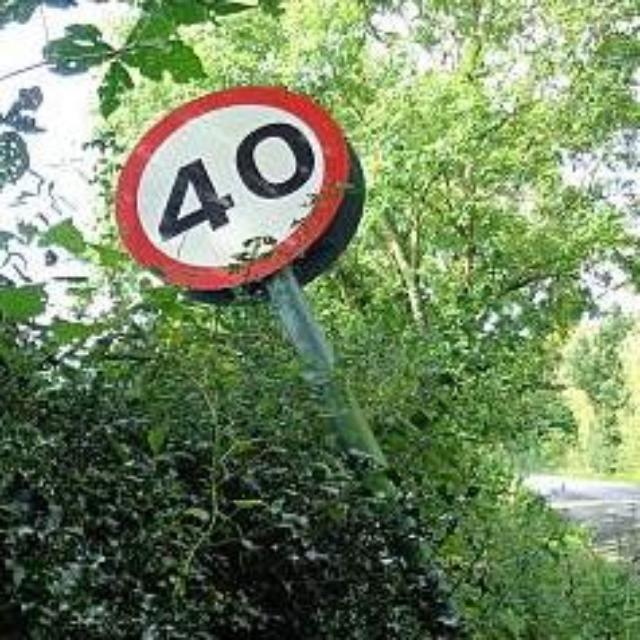
#> input picture 03-Projects/中电科50所/道路病害数据集/Damaged Traffic Signs.v2i.yolov5-obb/test/images/d0008_jpg.rf.c9d72c31eba9b7627305d915b5ee5f89.jpg, 640 x 640 px
$ python -i taskuse6.py   (imports and definitions only)
#> lines starting #> are read from the running program, lines starting #| are printed output that depends on the picture
#> further down, picture is the input picture: shape (640, 640, 3); mean B, G, R 98.6, 134.1, 115.9
import torch
import cv2
import os
from pathlib import Path
import numpy as np
from collections import defaultdict

# 第一部分：图像预处理
def enhance_dark_regions(image):
    """增强暗部区域"""
    lab = cv2.cvtColor(image, cv2.COLOR_BGR2LAB)
#> lab: shape (640, 640, 3); mean of channels 0, 1, 2 134.3, 115.1, 145.1
    l, a, b = cv2.split(lab)
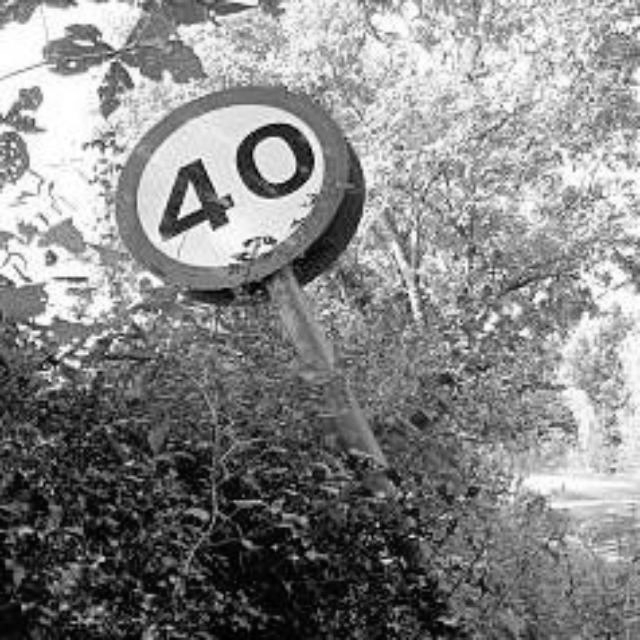
#> l: shape (640, 640); min 0, max 255, mean 134.3
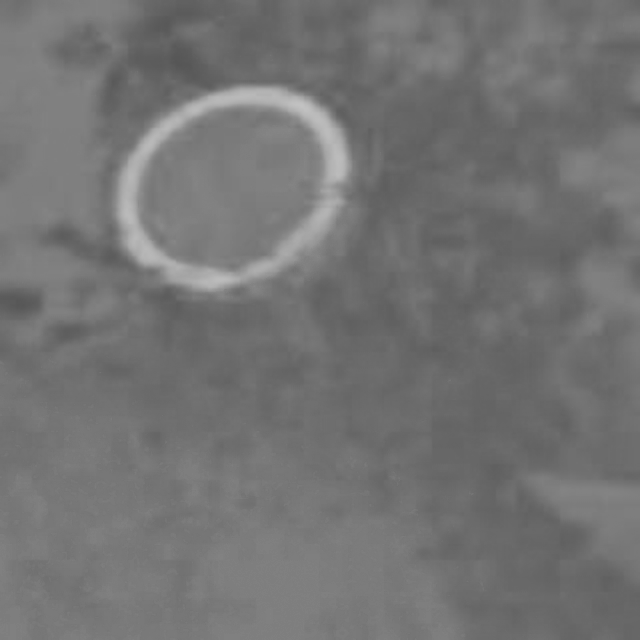
#> a: shape (640, 640); min 86, max 194, mean 115.1
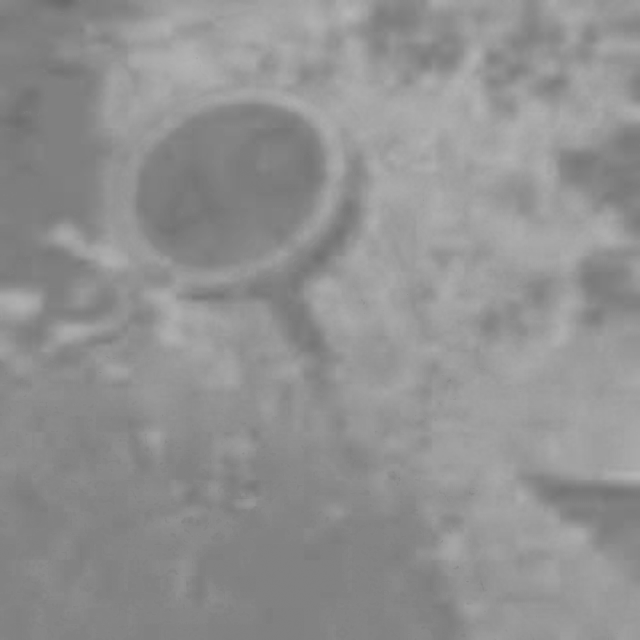
#> b: shape (640, 640); min 105, max 183, mean 145.1

    clahe = cv2.createCLAHE(clipLimit=3.0, tileGridSize=(8,8))
    l_enhanced = clahe.apply(l)
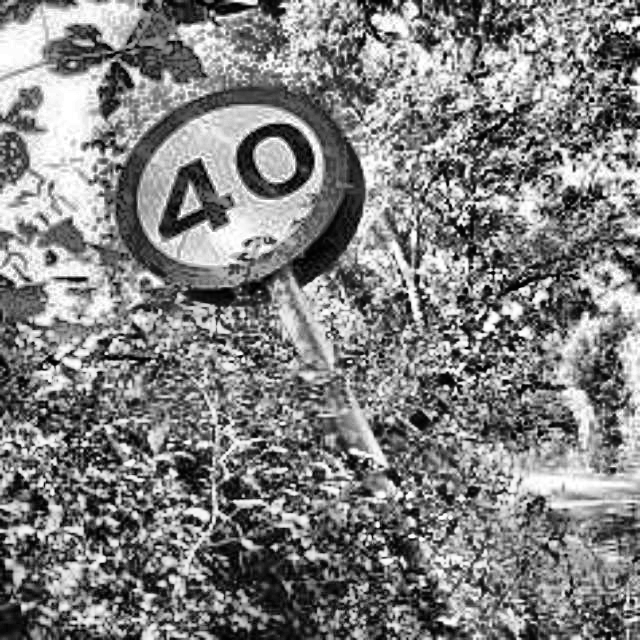
#> l_enhanced: shape (640, 640); min 0, max 255, mean 128.7

    enhanced_lab = cv2.merge([l_enhanced, a, b])
#> enhanced_lab: shape (640, 640, 3); mean of channels 0, 1, 2 128.7, 115.1, 145.1
    enhanced_bgr = cv2.cvtColor(enhanced_lab, cv2.COLOR_LAB2BGR)
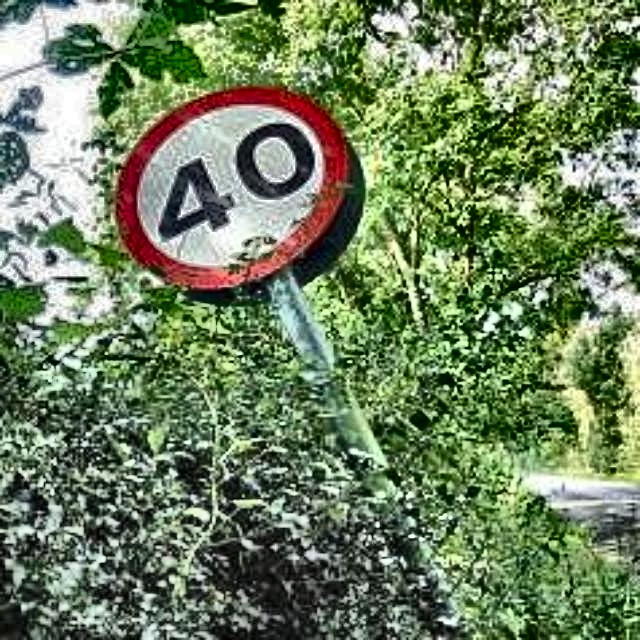
#> enhanced_bgr: shape (640, 640, 3); mean B, G, R 94.9, 128.4, 110.3

    return enhanced_bgr

# 第二部分：多目标跟踪器核心类
class AdvancedStableTracker:
    """增强版稳定性跟踪器（已修复ID重复bug + 暗光检测优化）"""
    # [764 lines left out: functions __init__, extract_feature, calculate_feature_similarity, calculate_center_distance, calculate_iou, calculate_similarity and 7 more, not called in this run]


# [2 lines not run here, left out]

>>> import cv2
>>> picture = cv2.imread('../道路病害数据集/Damaged Traffic Signs.v2i.yolov5-obb/test/images/d0008_jpg.rf.c9d72c31eba9b7627305d915b5ee5f89.jpg')
>>> result = enhance_dark_regions(picture)

$ run again, on 03-Projects/中电科50所/道路病害数据集/Damaged Traffic Signs.v2i.yolov5-obb/test/images/d0022_jpg.rf.e2f7ef92cc4ced8b6dcd7bdb43762526.jpg
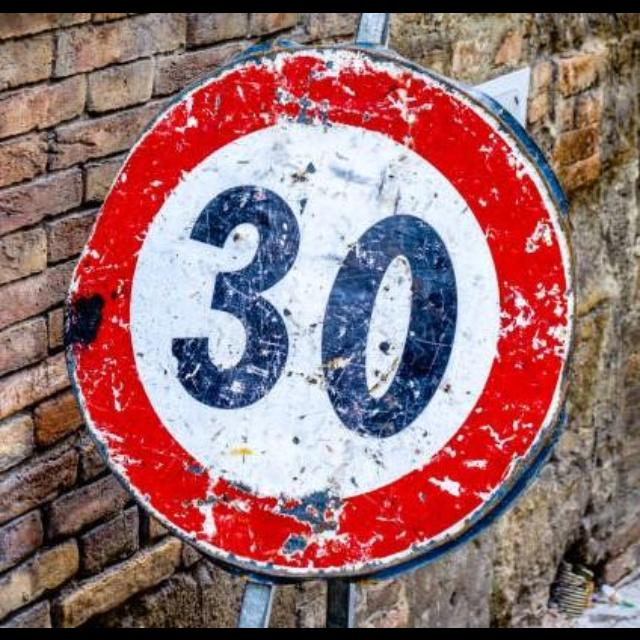
#> input picture 03-Projects/中电科50所/道路病害数据集/Damaged Traffic Signs.v2i.yolov5-obb/test/images/d0022_jpg.rf.e2f7ef92cc4ced8b6dcd7bdb43762526.jpg, 640 x 640 px
#> picture is the input picture: shape (640, 640, 3); mean B, G, R 113.1, 110.6, 148.7
#> lab: shape (640, 640, 3); mean of channels 0, 1, 2 133.3, 142.9, 136.6
#> in enhance_dark_regions, `l_enhanced = clahe.apply(l)`:
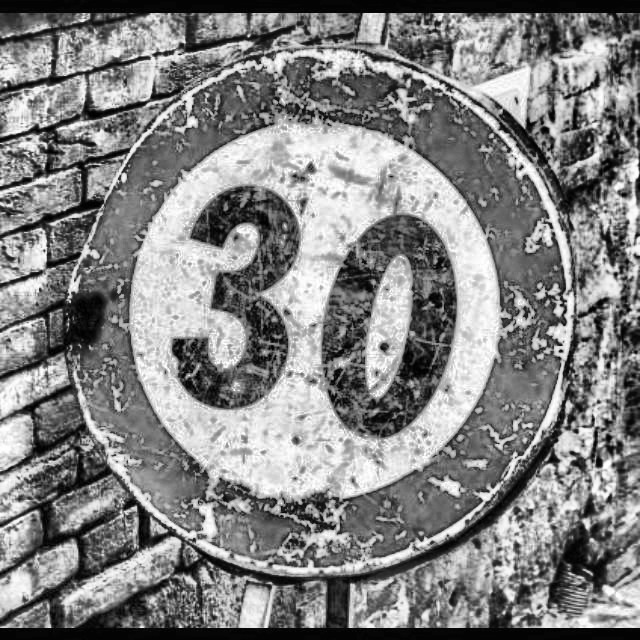
#> l_enhanced: shape (640, 640); min 0, max 255, mean 131.4
#> enhanced_lab: shape (640, 640, 3); mean of channels 0, 1, 2 131.4, 142.9, 136.6
#> in enhance_dark_regions, `enhanced_bgr = cv2.cvtColor(enhanced_lab, cv2.COLOR_LAB2BGR)`:
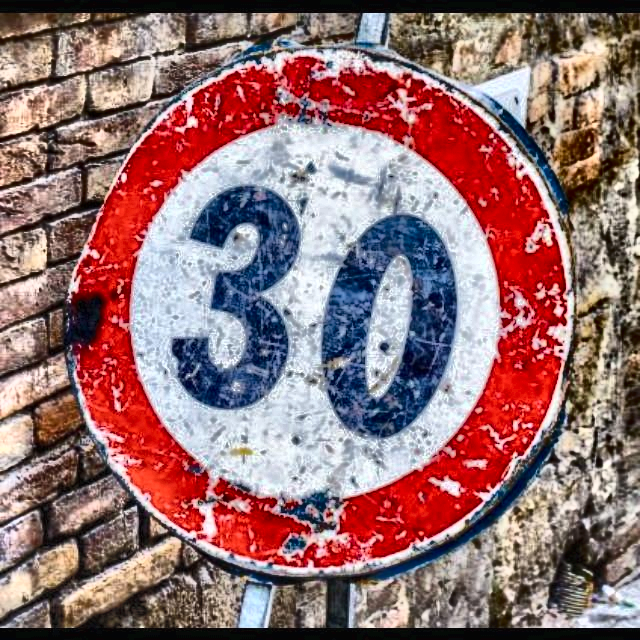
#> enhanced_bgr: shape (640, 640, 3); mean B, G, R 113, 111.3, 146.7

$ run again, on 03-Projects/中电科50所/道路病害数据集/Damaged Traffic Signs.v2i.yolov5-obb/test/images/d0034_jpg.rf.ac31e5114e47bb0eeffb61150fff57d5.jpg
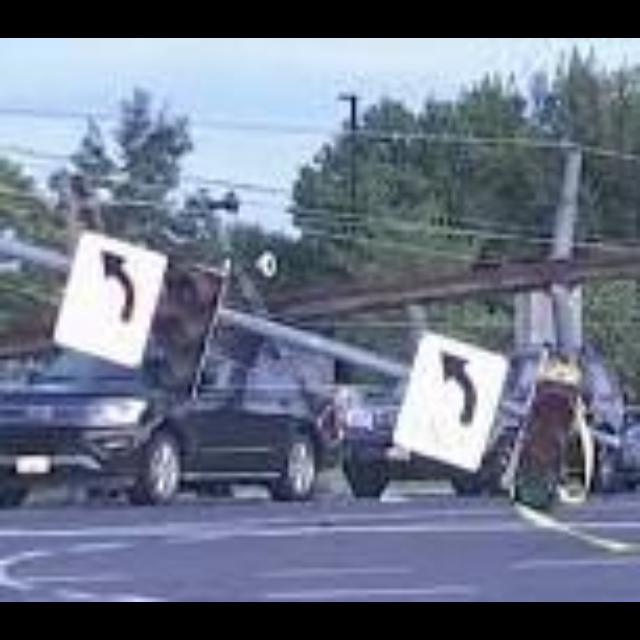
#> input picture 03-Projects/中电科50所/道路病害数据集/Damaged Traffic Signs.v2i.yolov5-obb/test/images/d0034_jpg.rf.ac31e5114e47bb0eeffb61150fff57d5.jpg, 640 x 640 px
#> picture is the input picture: shape (640, 640, 3); mean B, G, R 135.2, 116.2, 107.7
#> lab: shape (640, 640, 3); mean of channels 0, 1, 2 121.8, 129.4, 116.7
#> in enhance_dark_regions, `l, a, b = cv2.split(lab)`:
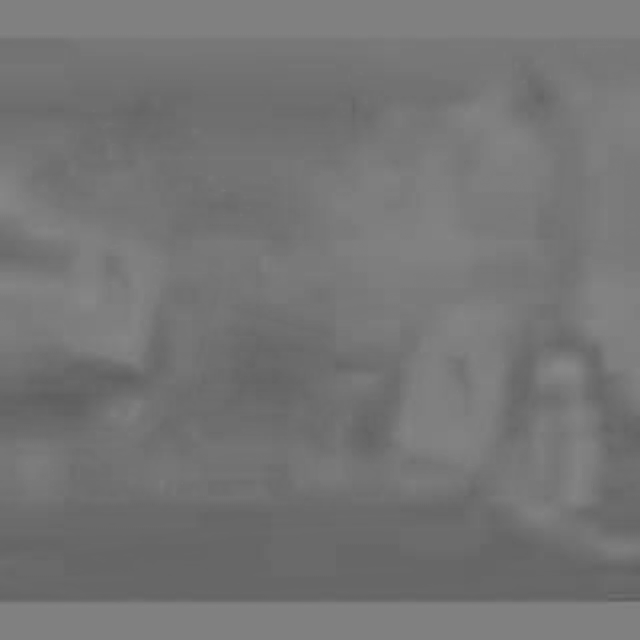
#> b: shape (640, 640); min 94, max 135, mean 116.7
#> enhanced_lab: shape (640, 640, 3); mean of channels 0, 1, 2 123.7, 129.4, 116.7
#> in enhance_dark_regions, `enhanced_bgr = cv2.cvtColor(enhanced_lab, cv2.COLOR_LAB2BGR)`:
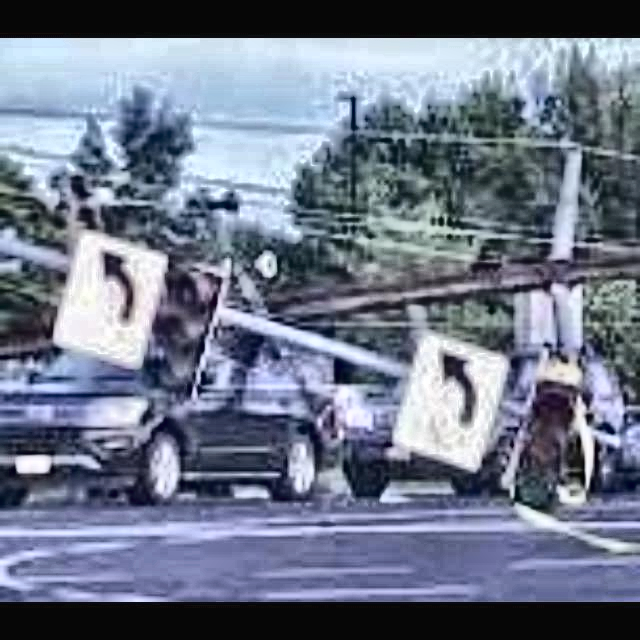
#> enhanced_bgr: shape (640, 640, 3); mean B, G, R 137.8, 119.1, 110.4
